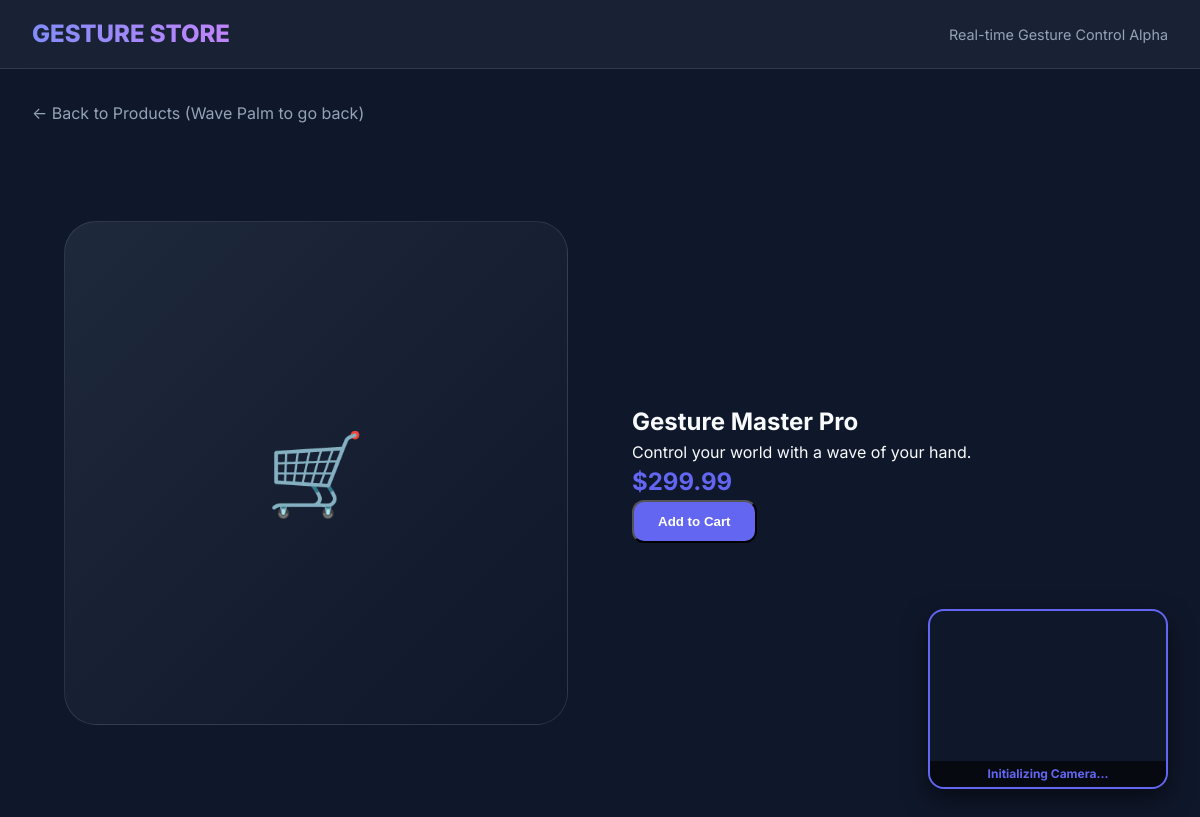
Page /product/1 on the committed database.
### app/models.py (models this page shows)
class Product(Base):
    __tablename__ = "products"
    id = Column(Integer, primary_key=True, index=True)
    name = Column(String, index=True)
    description = Column(String)
    price = Column(Float)

### app/main.py (the view)
@app.get("/product/{product_id}")
def read_product(request: Request, product_id: int, db: Session = Depends(get_db)):
    product = db.query(Product).filter(Product.id == product_id).first()
    return templates.TemplateResponse(
        request=request, name="product.html", context={"product": product}
    )

### app/templates/product.html (shortened to what this page needs)
<!DOCTYPE html>
<html lang="en">
<head>
    <link rel="stylesheet" href="/static/css/style.css">
</head>
<body>
    <header>
        <div class="logo">GESTURE STORE</div>
        <div class="nav-links">
            <span style="color: var(--text-secondary); font-size: 0.9rem;">Real-time Gesture Control Alpha</span>
        </div>
    </header>
    <div class="container">
        <a href="/" class="back-link">
            ← Back to Products (Wave Palm to go back)
        </a>
        <section class="product-detail animate-fade-in">
            <div class="product-image-placeholder">🛒</div>
            <div class="product-info">
                <h1>{{ product.name }}</h1>
                <p>{{ product.description }}</p>
                <div class="price">
                    ${{ "%.2f"|format(product.price) }}
                </div>
                <button class="btn" onclick="alert('Added to cart!')">
                    Add to Cart
                </button>
            </div>
        </section>
    </div>
    <div id="webcam-container">
        <video id="video-preview" muted></video>
        <div class="gesture-status" id="gesture-text">Initializing Camera...</div>
    </div>
</body>
</html>

### app/static/css/style.css (style rules this page uses)
:root { --primary: #6366f1; --primary-hover: #4f46e5; --bg-dark: #0f172a; --bg-card: #1e293b; --text-primary: #f8fafc; --text-secondary: #94a3b8; --glass: rgba(30, 41, 59, 0.7); --border: rgba(255, 255, 255, 0.1); }
* { margin: 0; padding: 0; box-sizing: border-box; }
body { font-family: 'Inter', system-ui, -apple-system, sans-serif; background-color: var(--bg-dark); color: var(--text-primary); overflow-x: hidden; line-height: 1.5; }
header { position: sticky; top: 0; z-index: 50; background: var(--glass); backdrop-filter: blur(12px); border-bottom: 1px solid var(--border); padding: 1rem 2rem; display: flex; justify-content: space-between; align-items: center; }
.logo { font-size: 1.5rem; font-weight: 800; background: linear-gradient(to right, #818cf8, #c084fc); -webkit-background-clip: text; -webkit-text-fill-color: transparent; }
#webcam-container { position: fixed; bottom: 2rem; right: 2rem; width: 240px; height: 180px; border-radius: 1rem; overflow: hidden; border: 2px solid var(--primary); box-shadow: 0 10px 25px rgba(0, 0, 0, 0.5); z-index: 100; transition: transform 0.3s cubic-bezier(0.4, 0, 0.2, 1); }
#video-preview, #skeleton-canvas { width: 100%; height: 100%; object-fit: cover; transform: scaleX(-1); }
.gesture-status { position: absolute; bottom: 0; left: 0; right: 0; background: rgba(0, 0, 0, 0.6); padding: 0.25rem 0.5rem; font-size: 0.75rem; text-align: center; color: var(--primary); font-weight: bold; }
.container { max-width: 1200px; margin: 0 auto; padding: 2rem; }
.price { font-size: 1.5rem; font-weight: 700; color: var(--primary); }
.btn { display: inline-block; background: var(--primary); color: white; padding: 0.75rem 1.5rem; border-radius: 0.75rem; text-decoration: none; font-weight: 600; transition: background 0.2s; }
.animate-fade-in { animation: fadeInUp 0.6s ease forwards; }
.product-detail { display: grid; grid-template-columns: 1fr 1fr; gap: 4rem; padding: 4rem 2rem; align-items: center; }
.product-image-placeholder { aspect-ratio: 1; background: linear-gradient(135deg, #1e293b 0%, #0f172a 100%); border-radius: 2rem; display: flex; align-items: center; justify-content: center; font-size: 5rem; border: 1px solid var(--border); }
.back-link { color: var(--text-secondary); text-decoration: none; display: flex; align-items: center; gap: 0.5rem; margin-bottom: 2rem; }

### rows in the picture
Product: name "Gesture Master Pro", description "Control your world with a wave of your hand.", price "299.99"
